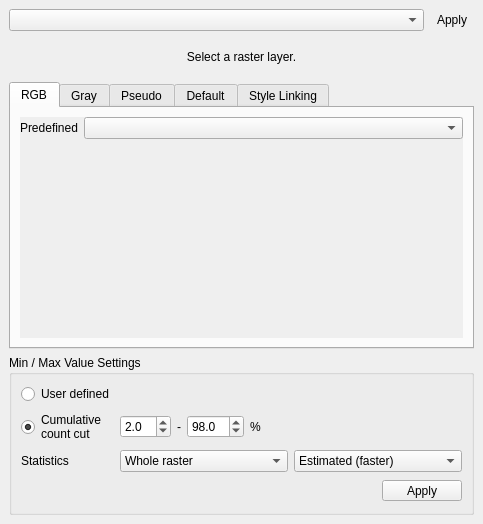
<?xml version="1.0" encoding="UTF-8"?>
<ui version="4.0">
 <class>w</class>
 <widget class="QDockWidget" name="w">
  <property name="geometry">
   <rect>
    <x>0</x>
    <y>0</y>
    <width>483</width>
    <height>524</height>
   </rect>
  </property>
  <property name="sizePolicy">
   <sizepolicy hsizetype="Preferred" vsizetype="Preferred">
    <horstretch>0</horstretch>
    <verstretch>0</verstretch>
   </sizepolicy>
  </property>
  <property name="minimumSize">
   <size>
    <width>351</width>
    <height>393</height>
   </size>
  </property>
  <property name="autoFillBackground">
   <bool>false</bool>
  </property>
  <property name="floating">
   <bool>false</bool>
  </property>
  <property name="windowTitle">
   <string>Raster Layer Styling</string>
  </property>
  <widget class="QWidget" name="dockWidgetContents">
   <property name="sizePolicy">
    <sizepolicy hsizetype="Preferred" vsizetype="Preferred">
     <horstretch>0</horstretch>
     <verstretch>0</verstretch>
    </sizepolicy>
   </property>
   <layout class="QVBoxLayout" name="verticalLayout_5" stretch="0,0,0,0">
    <item>
     <layout class="QHBoxLayout" name="horizontalLayout">
      <item>
       <widget class="QgsMapLayerComboBox" name="mLayer">
        <property name="enabled">
         <bool>true</bool>
        </property>
        <property name="currentIndex">
         <number>-1</number>
        </property>
        <property name="allowEmptyLayer">
         <bool>true</bool>
        </property>
       </widget>
      </item>
      <item>
       <widget class="QToolButton" name="mRefresh">
        <property name="sizePolicy">
         <sizepolicy hsizetype="Fixed" vsizetype="Fixed">
          <horstretch>0</horstretch>
          <verstretch>0</verstretch>
         </sizepolicy>
        </property>
        <property name="minimumSize">
         <size>
          <width>0</width>
          <height>0</height>
         </size>
        </property>
        <property name="toolTip">
         <string/>
        </property>
        <property name="text">
         <string>Apply</string>
        </property>
        <property name="icon">
         <iconset>
          <normaloff>:/images/themes/default/mActionRefresh.svg</normaloff>:/images/themes/default/mActionRefresh.svg</iconset>
        </property>
        <property name="autoRaise">
         <bool>true</bool>
        </property>
       </widget>
      </item>
     </layout>
    </item>
    <item>
     <widget class="QLabel" name="mInfo">
      <property name="sizePolicy">
       <sizepolicy hsizetype="Preferred" vsizetype="Preferred">
        <horstretch>0</horstretch>
        <verstretch>0</verstretch>
       </sizepolicy>
      </property>
      <property name="text">
       <string>Select a raster layer.</string>
      </property>
      <property name="alignment">
       <set>Qt::AlignCenter</set>
      </property>
     </widget>
    </item>
    <item>
     <widget class="QTabWidget" name="mRenderer">
      <property name="sizePolicy">
       <sizepolicy hsizetype="Preferred" vsizetype="Preferred">
        <horstretch>0</horstretch>
        <verstretch>0</verstretch>
       </sizepolicy>
      </property>
      <property name="currentIndex">
       <number>0</number>
      </property>
      <widget class="QWidget" name="tab">
       <attribute name="icon">
        <iconset>
         <normaloff>:/images/themes/default/styleicons/multibandcolor.svg</normaloff>:/images/themes/default/styleicons/multibandcolor.svg</iconset>
       </attribute>
       <attribute name="title">
        <string>RGB</string>
       </attribute>
       <layout class="QVBoxLayout" name="verticalLayout">
        <item>
         <widget class="QScrollArea" name="scrollArea_2">
          <property name="frameShape">
           <enum>QFrame::NoFrame</enum>
          </property>
          <property name="widgetResizable">
           <bool>true</bool>
          </property>
          <widget class="QWidget" name="scrollAreaWidgetContents_2">
           <property name="geometry">
            <rect>
             <x>0</x>
             <y>0</y>
             <width>441</width>
             <height>223</height>
            </rect>
           </property>
           <layout class="QVBoxLayout" name="verticalLayout_6">
            <property name="leftMargin">
             <number>0</number>
            </property>
            <property name="topMargin">
             <number>0</number>
            </property>
            <property name="rightMargin">
             <number>0</number>
            </property>
            <property name="bottomMargin">
             <number>0</number>
            </property>
            <item>
             <layout class="QVBoxLayout" name="verticalLayout_9">
              <item>
               <layout class="QHBoxLayout" name="horizontalLayout_2">
                <item>
                 <widget class="QLabel" name="mName">
                  <property name="sizePolicy">
                   <sizepolicy hsizetype="Fixed" vsizetype="Preferred">
                    <horstretch>0</horstretch>
                    <verstretch>0</verstretch>
                   </sizepolicy>
                  </property>
                  <property name="text">
                   <string>Predefined</string>
                  </property>
                 </widget>
                </item>
                <item>
                 <widget class="QComboBox" name="mVisualization">
                  <property name="sizePolicy">
                   <sizepolicy hsizetype="Preferred" vsizetype="Preferred">
                    <horstretch>0</horstretch>
                    <verstretch>0</verstretch>
                   </sizepolicy>
                  </property>
                 </widget>
                </item>
               </layout>
              </item>
              <item>
               <widget class="RasterLayerStylingBandWidget" name="mRedBand" native="true"/>
              </item>
              <item>
               <widget class="RasterLayerStylingBandWidget" name="mGreenBand" native="true"/>
              </item>
              <item>
               <widget class="RasterLayerStylingBandWidget" name="mBlueBand" native="true"/>
              </item>
              <item>
               <spacer name="verticalSpacer">
                <property name="orientation">
                 <enum>Qt::Vertical</enum>
                </property>
                <property name="sizeHint" stdset="0">
                 <size>
                  <width>0</width>
                  <height>0</height>
                 </size>
                </property>
               </spacer>
              </item>
             </layout>
            </item>
           </layout>
          </widget>
         </widget>
        </item>
       </layout>
      </widget>
      <widget class="QWidget" name="tab_2">
       <attribute name="icon">
        <iconset>
         <normaloff>:/images/themes/default/styleicons/singlebandgray.svg</normaloff>:/images/themes/default/styleicons/singlebandgray.svg</iconset>
       </attribute>
       <attribute name="title">
        <string>Gray</string>
       </attribute>
       <layout class="QVBoxLayout" name="verticalLayout_2">
        <item>
         <widget class="QScrollArea" name="scrollArea">
          <property name="frameShape">
           <enum>QFrame::NoFrame</enum>
          </property>
          <property name="widgetResizable">
           <bool>true</bool>
          </property>
          <widget class="QWidget" name="scrollAreaWidgetContents">
           <property name="geometry">
            <rect>
             <x>0</x>
             <y>0</y>
             <width>441</width>
             <height>223</height>
            </rect>
           </property>
           <layout class="QVBoxLayout" name="verticalLayout_4">
            <property name="leftMargin">
             <number>0</number>
            </property>
            <property name="topMargin">
             <number>0</number>
            </property>
            <property name="rightMargin">
             <number>0</number>
            </property>
            <property name="bottomMargin">
             <number>0</number>
            </property>
            <item>
             <widget class="RasterLayerStylingBandWidget" name="mGrayBand" native="true"/>
            </item>
           </layout>
          </widget>
         </widget>
        </item>
       </layout>
      </widget>
      <widget class="QWidget" name="tab_3">
       <attribute name="icon">
        <iconset>
         <normaloff>:/images/themes/default/styleicons/singlebandpseudocolor.svg</normaloff>:/images/themes/default/styleicons/singlebandpseudocolor.svg</iconset>
       </attribute>
       <attribute name="title">
        <string>Pseudo</string>
       </attribute>
       <layout class="QVBoxLayout" name="verticalLayout_11">
        <item>
         <layout class="QHBoxLayout" name="horizontalLayout_3">
          <item>
           <widget class="QLabel" name="label_9">
            <property name="sizePolicy">
             <sizepolicy hsizetype="Fixed" vsizetype="Preferred">
              <horstretch>0</horstretch>
              <verstretch>0</verstretch>
             </sizepolicy>
            </property>
            <property name="minimumSize">
             <size>
              <width>0</width>
              <height>0</height>
             </size>
            </property>
            <property name="text">
             <string>Color ramp</string>
            </property>
           </widget>
          </item>
          <item>
           <widget class="QgsColorRampButton" name="mPseudoColorRamp">
            <property name="sizePolicy">
             <sizepolicy hsizetype="Preferred" vsizetype="Fixed">
              <horstretch>0</horstretch>
              <verstretch>0</verstretch>
             </sizepolicy>
            </property>
            <property name="text">
             <string/>
            </property>
           </widget>
          </item>
         </layout>
        </item>
        <item>
         <widget class="QScrollArea" name="scrollArea_3">
          <property name="frameShape">
           <enum>QFrame::NoFrame</enum>
          </property>
          <property name="widgetResizable">
           <bool>true</bool>
          </property>
          <widget class="QWidget" name="scrollAreaWidgetContents_3">
           <property name="geometry">
            <rect>
             <x>0</x>
             <y>0</y>
             <width>441</width>
             <height>193</height>
            </rect>
           </property>
           <layout class="QVBoxLayout" name="verticalLayout_10">
            <property name="leftMargin">
             <number>0</number>
            </property>
            <property name="topMargin">
             <number>0</number>
            </property>
            <property name="rightMargin">
             <number>0</number>
            </property>
            <property name="bottomMargin">
             <number>0</number>
            </property>
            <item>
             <widget class="RasterLayerStylingBandWidget" name="mPseudoBand" native="true"/>
            </item>
           </layout>
          </widget>
         </widget>
        </item>
       </layout>
      </widget>
      <widget class="QWidget" name="tab_4">
       <attribute name="title">
        <string>Default</string>
       </attribute>
       <layout class="QVBoxLayout" name="verticalLayout_7">
        <item>
         <widget class="QLabel" name="mInfo_2">
          <property name="sizePolicy">
           <sizepolicy hsizetype="Preferred" vsizetype="Expanding">
            <horstretch>0</horstretch>
            <verstretch>1</verstretch>
           </sizepolicy>
          </property>
          <property name="text">
           <string>Select a render type.</string>
          </property>
          <property name="alignment">
           <set>Qt::AlignCenter</set>
          </property>
         </widget>
        </item>
       </layout>
      </widget>
      <widget class="QWidget" name="tab_5">
       <attribute name="title">
        <string>Style Linking</string>
       </attribute>
       <layout class="QVBoxLayout" name="verticalLayout_8">
        <item>
         <layout class="QHBoxLayout" name="horizontalLayout_16">
          <item>
           <widget class="QToolButton" name="mAddLink">
            <property name="text">
             <string>...</string>
            </property>
            <property name="icon">
             <iconset>
              <normaloff>:/images/themes/default/symbologyAdd.svg</normaloff>:/images/themes/default/symbologyAdd.svg</iconset>
            </property>
            <property name="popupMode">
             <enum>QToolButton::InstantPopup</enum>
            </property>
            <property name="arrowType">
             <enum>Qt::NoArrow</enum>
            </property>
           </widget>
          </item>
          <item>
           <widget class="QToolButton" name="mRemoveLink">
            <property name="text">
             <string>...</string>
            </property>
            <property name="icon">
             <iconset>
              <normaloff>:/images/themes/default/symbologyRemove.svg</normaloff>:/images/themes/default/symbologyRemove.svg</iconset>
            </property>
            <property name="popupMode">
             <enum>QToolButton::InstantPopup</enum>
            </property>
            <property name="arrowType">
             <enum>Qt::NoArrow</enum>
            </property>
           </widget>
          </item>
          <item>
           <spacer name="horizontalSpacer_3">
            <property name="orientation">
             <enum>Qt::Horizontal</enum>
            </property>
            <property name="sizeHint" stdset="0">
             <size>
              <width>40</width>
              <height>20</height>
             </size>
            </property>
           </spacer>
          </item>
         </layout>
        </item>
        <item>
         <widget class="QTableWidget" name="mLinkedLayers">
          <attribute name="horizontalHeaderDefaultSectionSize">
           <number>120</number>
          </attribute>
          <attribute name="horizontalHeaderStretchLastSection">
           <bool>false</bool>
          </attribute>
          <column>
           <property name="text">
            <string>Raster Layer</string>
           </property>
          </column>
          <column>
           <property name="text">
            <string>Linkage</string>
           </property>
          </column>
          <column>
           <property name="text">
            <string>Stretch Type</string>
           </property>
          </column>
          <column>
           <property name="text">
            <string>Percentiles</string>
           </property>
          </column>
          <column>
           <property name="text">
            <string>Red Min</string>
           </property>
           <property name="toolTip">
            <string>Red / Gray / Pseudo Min</string>
           </property>
          </column>
          <column>
           <property name="text">
            <string>Red Max</string>
           </property>
           <property name="toolTip">
            <string>Red / Gray / Pseudo Max</string>
           </property>
          </column>
          <column>
           <property name="text">
            <string>Green Min</string>
           </property>
          </column>
          <column>
           <property name="text">
            <string>Green Max</string>
           </property>
          </column>
          <column>
           <property name="text">
            <string>Blue Min</string>
           </property>
          </column>
          <column>
           <property name="text">
            <string>Blue Max</string>
           </property>
          </column>
          <column>
           <property name="text">
            <string>Statistics</string>
           </property>
          </column>
          <column>
           <property name="text">
            <string>Accuracy</string>
           </property>
          </column>
         </widget>
        </item>
       </layout>
      </widget>
     </widget>
    </item>
    <item>
     <widget class="QgsCollapsibleGroupBox" name="mGroupBoxMinMax">
      <property name="sizePolicy">
       <sizepolicy hsizetype="Preferred" vsizetype="Fixed">
        <horstretch>0</horstretch>
        <verstretch>0</verstretch>
       </sizepolicy>
      </property>
      <property name="title">
       <string>Min / Max Value Settings</string>
      </property>
      <layout class="QVBoxLayout" name="verticalLayout_3">
       <item>
        <layout class="QFormLayout" name="formLayout_3">
         <item row="0" column="0">
          <widget class="QRadioButton" name="mMinMaxUser">
           <property name="text">
            <string>User defined</string>
           </property>
          </widget>
         </item>
         <item row="1" column="0">
          <widget class="QRadioButton" name="mMinMaxPercentile">
           <property name="text">
            <string>Cumulative
count cut</string>
           </property>
           <property name="checked">
            <bool>true</bool>
           </property>
          </widget>
         </item>
         <item row="2" column="0">
          <widget class="QLabel" name="label_34">
           <property name="sizePolicy">
            <sizepolicy hsizetype="Fixed" vsizetype="Preferred">
             <horstretch>0</horstretch>
             <verstretch>0</verstretch>
            </sizepolicy>
           </property>
           <property name="text">
            <string>Statistics</string>
           </property>
          </widget>
         </item>
         <item row="2" column="1">
          <layout class="QHBoxLayout" name="horizontalLayout_7">
           <item>
            <widget class="QComboBox" name="mExtent">
             <property name="toolTip">
              <string>The Statistics extent.</string>
             </property>
             <property name="currentIndex">
              <number>0</number>
             </property>
             <item>
              <property name="text">
               <string>Whole raster</string>
              </property>
             </item>
             <item>
              <property name="text">
               <string>Current canvas</string>
              </property>
             </item>
            </widget>
           </item>
           <item>
            <widget class="QComboBox" name="mAccuracy">
             <property name="toolTip">
              <string>The calculation accuracy.</string>
             </property>
             <item>
              <property name="text">
               <string>Estimated (faster)</string>
              </property>
             </item>
             <item>
              <property name="text">
               <string>Actual (slower)</string>
              </property>
             </item>
            </widget>
           </item>
          </layout>
         </item>
         <item row="3" column="1">
          <layout class="QHBoxLayout" name="horizontalLayout_8">
           <item>
            <spacer name="horizontalSpacer_2">
             <property name="orientation">
              <enum>Qt::Horizontal</enum>
             </property>
             <property name="sizeHint" stdset="0">
              <size>
               <width>316</width>
               <height>25</height>
              </size>
             </property>
            </spacer>
           </item>
           <item>
            <widget class="QToolButton" name="mApply">
             <property name="sizePolicy">
              <sizepolicy hsizetype="Fixed" vsizetype="Fixed">
               <horstretch>0</horstretch>
               <verstretch>0</verstretch>
              </sizepolicy>
             </property>
             <property name="minimumSize">
              <size>
               <width>80</width>
               <height>0</height>
              </size>
             </property>
             <property name="toolTip">
              <string>Apply style.</string>
             </property>
             <property name="text">
              <string>Apply</string>
             </property>
            </widget>
           </item>
          </layout>
         </item>
         <item row="1" column="1">
          <layout class="QHBoxLayout" name="horizontalLayout_6">
           <item>
            <widget class="QDoubleSpinBox" name="mP1">
             <property name="sizePolicy">
              <sizepolicy hsizetype="Preferred" vsizetype="Fixed">
               <horstretch>0</horstretch>
               <verstretch>0</verstretch>
              </sizepolicy>
             </property>
             <property name="decimals">
              <number>1</number>
             </property>
             <property name="maximum">
              <double>49.000000000000000</double>
             </property>
             <property name="value">
              <double>2.000000000000000</double>
             </property>
            </widget>
           </item>
           <item>
            <widget class="QLabel" name="label_32">
             <property name="sizePolicy">
              <sizepolicy hsizetype="Fixed" vsizetype="Preferred">
               <horstretch>0</horstretch>
               <verstretch>0</verstretch>
              </sizepolicy>
             </property>
             <property name="text">
              <string>-</string>
             </property>
            </widget>
           </item>
           <item>
            <widget class="QDoubleSpinBox" name="mP2">
             <property name="decimals">
              <number>1</number>
             </property>
             <property name="minimum">
              <double>51.000000000000000</double>
             </property>
             <property name="maximum">
              <double>100.000000000000000</double>
             </property>
             <property name="value">
              <double>98.000000000000000</double>
             </property>
            </widget>
           </item>
           <item>
            <widget class="QLabel" name="label_33">
             <property name="sizePolicy">
              <sizepolicy hsizetype="Fixed" vsizetype="Preferred">
               <horstretch>0</horstretch>
               <verstretch>0</verstretch>
              </sizepolicy>
             </property>
             <property name="text">
              <string>%</string>
             </property>
            </widget>
           </item>
           <item>
            <spacer name="horizontalSpacer">
             <property name="orientation">
              <enum>Qt::Horizontal</enum>
             </property>
             <property name="sizeHint" stdset="0">
              <size>
               <width>80</width>
               <height>20</height>
              </size>
             </property>
            </spacer>
           </item>
          </layout>
         </item>
        </layout>
       </item>
      </layout>
     </widget>
    </item>
   </layout>
  </widget>
 </widget>
 <customwidgets>
  <customwidget>
   <class>QgsCollapsibleGroupBox</class>
   <extends>QGroupBox</extends>
   <header>qgscollapsiblegroupbox.h</header>
   <container>1</container>
  </customwidget>
  <customwidget>
   <class>QgsMapLayerComboBox</class>
   <extends>QComboBox</extends>
   <header>qgsmaplayercombobox.h</header>
  </customwidget>
  <customwidget>
   <class>QgsColorRampButton</class>
   <extends>QToolButton</extends>
   <header>qgis.gui</header>
  </customwidget>
  <customwidget>
   <class>RasterLayerStylingBandWidget</class>
   <extends>QWidget</extends>
   <header>rasterlayerstylingapp.rasterlayerstylingbandwidget</header>
   <container>1</container>
  </customwidget>
 </customwidgets>
 <resources/>
 <connections/>
</ui>
